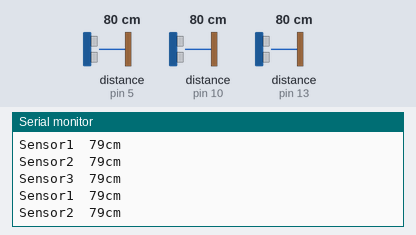
This sketch was run on a simulated Arduino Uno, built with avr-gcc and run on an emulated ATmega328P. On the bench: the last lines printed to the serial monitor. Wiring (inferred from the names in the program): 3 × ultrasonic range finder: trigger pin 4, echo pin 5 / trigger pin 9, echo pin 10 / trigger pin 12, echo pin 13. The test bench sets the inputs (shaded band); at power-on: distance to the obstacle (sensors on pin 5, pin 10, pin 13) 80 cm. The echo pulse lasts 58.3 µs per cm.

Above: at 1.2 s.
1.3 s: distance to the obstacle (sensor on pin 5) set to 2 cm
At 1.9 s:
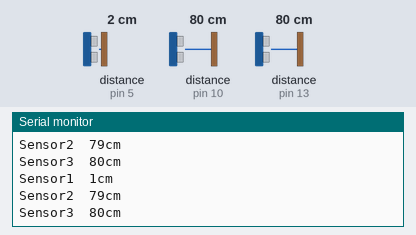
4.3 s: distance to the obstacle (sensor on pin 10) set to 120 cm
At 5.4 s:
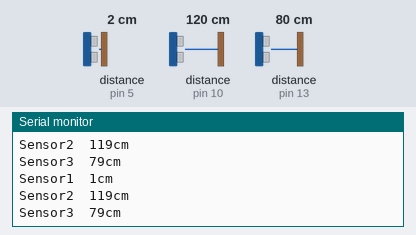
7.3 s: distance to the obstacle (sensor on pin 13) set to 120 cm
At 8.4 s:
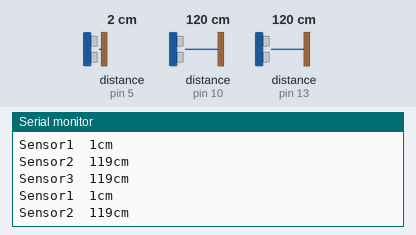
10.3 s: distance to the obstacle (sensor on pin 5) set to 18 cm
At 11.2 s:
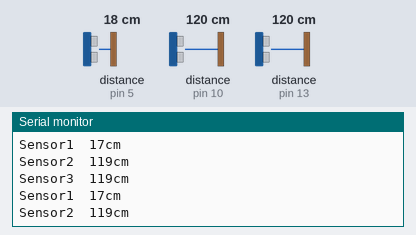
13.3 s: distance to the obstacle (sensor on pin 10) set to 18 cm
At 14.0 s:
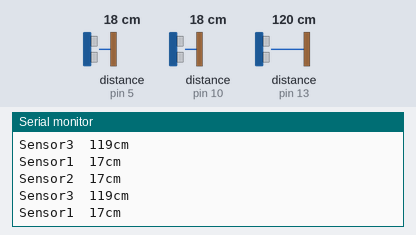
16.3 s: distance to the obstacle (sensor on pin 5) set to 250 cm
At 17.1 s:
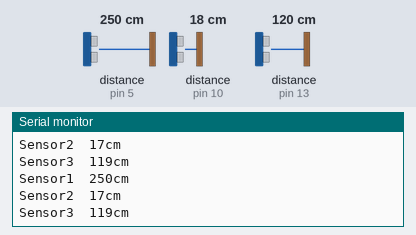
Timing chart, 0 to 19.3 s (numbered marks = the images above; inputs shaded):
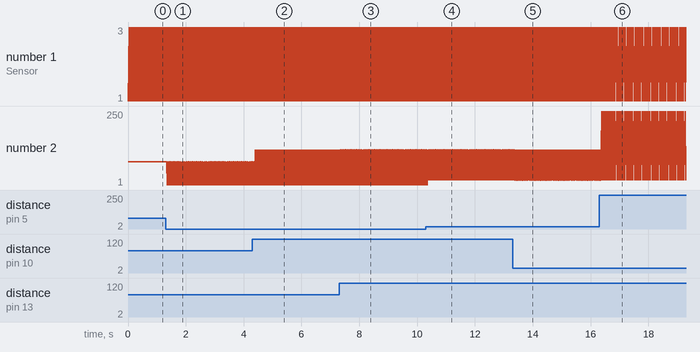

Measured:
- after the input at 1.3 s, the serial monitor: prints a new line after 0.06 s (image 1)
- after the input at 4.3 s, the serial monitor: prints a new line after 0.10 s (image 2)
- after the input at 7.3 s, the serial monitor: prints a new line after 0.06 s (image 3)
- after the input at 10.3 s, the serial monitor: prints a new line after 0.09 s (image 4)
- after the input at 13.3 s, the serial monitor: prints a new line after 0.09 s (image 5)
- after the input at 16.3 s, the serial monitor: prints a new line after 0.09 s (image 6)
- plotted number 2: 1 → 119 after the input at 4.3 s

The sketch:

multi_ultrasonic.ino
```cpp
int trigPin1 = 4;
int echoPin1 = 5;

int trigPin2 = 9;
int echoPin2 = 10;

int trigPin3 = 12;
int echoPin3 = 13;


void setup() {
  Serial.begin (9600);
  pinMode(trigPin1, OUTPUT);
  pinMode(echoPin1, INPUT);
  pinMode(trigPin2, OUTPUT);
  pinMode(echoPin2, INPUT);
  pinMode(trigPin3, OUTPUT);
  pinMode(echoPin3, INPUT);

}

void loop() {

/////////////////////////////////////////////////////
  long duration1, distance1;
  digitalWrite(trigPin1, LOW);  // Added this line
  delayMicroseconds(5); // Added this line
  digitalWrite(trigPin1, HIGH);
  delayMicroseconds(10); // Added this line
  digitalWrite(trigPin1, LOW);

  pinMode(echoPin1, INPUT);

  duration1 = pulseIn(echoPin1, HIGH);

  distance1 = (duration1 / 2) / 29.1;

  if (distance1 <= 0) {
    Serial.println("Sensor 1 Out of range");
  }
  else {
    Serial.print ( "Sensor1  ");
    Serial.print ( distance1);
    Serial.println("cm");
  }
  delay(10);
////////////////////////////////////////////////////
  long duration2, distance2;
  digitalWrite(trigPin2, LOW);  // Added this line
  delayMicroseconds(5); // Added this line
  digitalWrite(trigPin2, HIGH);
  delayMicroseconds(10); // Added this line
  digitalWrite(trigPin2, LOW);

  pinMode(echoPin2, INPUT);

  duration2 = pulseIn(echoPin2, HIGH);

  distance2 = (duration2 / 2) / 29.1;

  if (distance2 <= 0) {
    Serial.println("Sensor 2 Out of range");
  }
  else {
    Serial.print ( "Sensor2  ");
    Serial.print ( distance2);
    Serial.println("cm");
  }
  delay(10);
///////////////////////////////////////////////////
  long duration3, distance3;
  digitalWrite(trigPin3, LOW);  // Added this line
  delayMicroseconds(5); // Added this line
  digitalWrite(trigPin3, HIGH);
  delayMicroseconds(10); // Added this line
  digitalWrite(trigPin3, LOW);

  pinMode(echoPin3, INPUT);

  duration3 = pulseIn(echoPin3, HIGH);

  distance3 = (duration3 / 2) / 29.1;

  if (distance3 <= 0) {
    Serial.println("Sensor 3 Out of range");
  }
  else {
    Serial.print ( "Sensor3  ");
    Serial.print ( distance3);
    Serial.println("cm");
  }
  delay(10);
///////////////////////////////////////////////////
}
```
